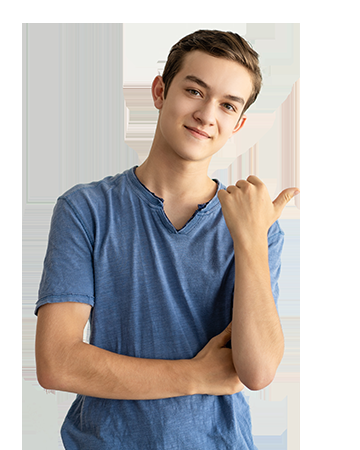
#> input picture mv/test.png, 360 x 450 px
$ python cartoonize.py
#> lines starting #> are read from the running program, lines starting #| are printed output that depends on the picture; after the words box and inside, x2 and y2 are one past the last pixel; in counts of white or black regions, pixels touching at a corner belong together
import cv2
import scipy
from scipy import stats
import numpy as np
from collections import defaultdict

class CartoonEffect:
    def __init__(self):
        self.kernel = np.ones((2, 2), np.uint8)
        self.alpha = 0.001
        self.N = 80
        self.C = [np.array([128])] * 3

    def update_c(self, C, hist):
        while True:
            # Group histogram values based on the closest centroid
            groups = defaultdict(list)
            for i in range(len(hist)):
                if hist[i] == 0:
                    continue
                d = np.abs(C - i)
                index = np.argmin(d)
                groups[index].append(i)

            new_C = np.array(C)
            # Calculate new centroids based on grouped histogram values
            for i, indice in groups.items():
                if np.sum(hist[indice]) == 0:
                    continue
                new_C[i] = int(np.sum(indice * hist[indice]) / np.sum(hist[indice]))

            # If centroids have converged, break the loop
            if np.sum(new_C - C) == 0:
                break
            C = new_C

        return C, groups

    def K_histogram(self, hist):
        C = np.array([128])

        while True:
            # Update centroids and group histogram values
            C, groups = self.update_c(C, hist)

            new_C = set()
            # Determine new centroids by analyzing histogram distribution
            for i, indice in groups.items():
                if len(indice) < self.N:
                    new_C.add(C[i])
                    continue

                z, pval = stats.normaltest(hist[indice])
                if pval < self.alpha:
                    left = 0 if i == 0 else C[i - 1]
                    right = len(hist) - 1 if i == len(C) - 1 else C[i + 1]
                    delta = right - left
                    if delta >= 3:
                        c1 = (C[i] + left) / 2
                        c2 = (C[i] + right) / 2
                        new_C.add(c1)
                        new_C.add(c2)
                    else:
                        new_C.add(C[i])
                else:
                    new_C.add(C[i])

            # If the number of centroids remains unchanged, break the loop
            if len(new_C) == len(C):
                break
            else:
                C = np.array(sorted(new_C))
        return C

    def apply_cartoon_effect(self, img_path):
        # Read the image
#> called with img_path = 'test.png'
        img = cv2.imread(img_path)
#> img is the input picture: shape (450, 360, 3); mean B, G, R 179.9, 180.6, 184.9

        # Apply bilateral filtering to smooth the image while preserving edges
        output = np.array(img)
        x, y, c = output.shape
#> x = 450; y = 360; c = 3
        for i in range(c):
            output[:, :, i] = cv2.bilateralFilter(output[:, :, i], 5, 150, 150)

        # Detect edges using Canny edge detector
        edge = cv2.Canny(output, 100, 200)
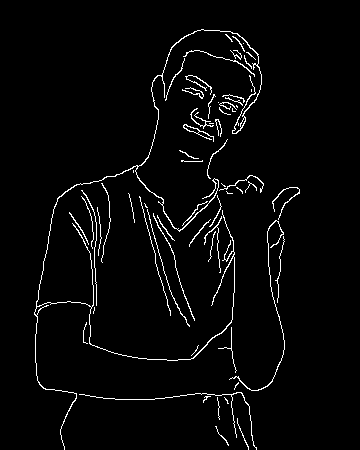
#> edge: shape (450, 360); 3% white in thin lines or dots, all inside (x1, y1, x2, y2) = (34, 29, 300, 450)

        # Convert image to HSV color space
        output = cv2.cvtColor(output, cv2.COLOR_RGB2HSV)
#> output: shape (450, 360, 3); mean H, S, V 49.1, 52.4, 197.5

        hists = []
        # Compute histograms for each channel (Hue, Saturation, Value)
        hist, _ = np.histogram(output[:, :, 0], bins=np.arange(180 + 1))
#> hist = 180 values, max 42054 at index 0, min 0 at index 28, mean 900
        hists.append(hist)
        hist, _ = np.histogram(output[:, :, 1], bins=np.arange(256 + 1))
#> hist = 256 values, max 41967 at index 0, min 0 at index 218, mean 632.8
        hists.append(hist)
        hist, _ = np.histogram(output[:, :, 2], bins=np.arange(256 + 1))
#> hist = 256 values, max 41029 at index 255, min 0 at index 0, mean 632.8
        hists.append(hist)

        # Perform K-Means clustering for each histogram
        for i, h in enumerate(hists):
            self.C[i] = self.K_histogram(h)
#> this loop made 3 passes
#> after the loop, self.C = [[6, 75, 106], [2, 22, 65, 93, 111, 125, 141, 171], [56, 107, 152, 204, 247]]

        output = output.reshape((-1, c))
        for i in range(c):
            channel = output[:, i]
            # Map pixel values to the closest centroids for each channel
            index = np.argmin(np.abs(channel[:, np.newaxis] - self.C[i]), axis=1)
            output[:, i] = self.C[i][index]

        output = output.reshape((x, y, c))
#> output: shape (450, 360, 3); mean H, S, V 48.3, 52.2, 196.9
        output = cv2.cvtColor(output, cv2.COLOR_HSV2RGB)
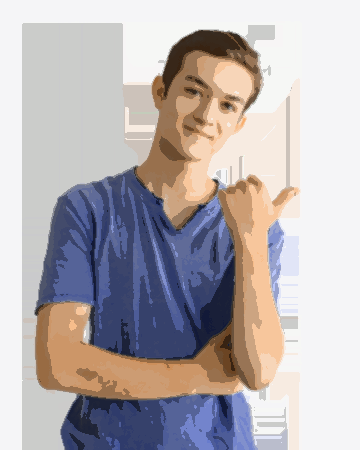
#> output: shape (450, 360, 3); mean B, G, R 178.9, 176.6, 183.4

        # Draw contours on the output image
        contours, _ = cv2.findContours(edge, cv2.RETR_EXTERNAL, cv2.CHAIN_APPROX_NONE)
#> contours = 63 contours, 54 with area under 20; largest, box (x1, y1, x2, y2) and area: (34, 29, 262, 450) 341, (183, 124, 214, 142) 74, (229, 220, 285, 391) 46, (272, 187, 300, 220) 28, (153, 213, 195, 321) 25
        cv2.drawContours(output, contours, -1, 0, thickness=1)
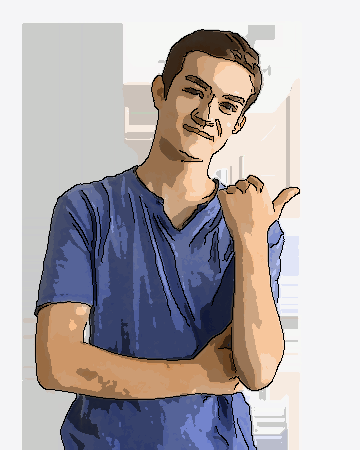
#> output: shape (450, 360, 3); 2.98% of pixels changed, all inside (x1, y1, x2, y2) = (34, 29, 300, 450)

        # Apply erosion to reduce the thickness of lines
        for i in range(3):
            output[:, :, i] = cv2.erode(output[:, :, i], self.kernel, iterations=1)
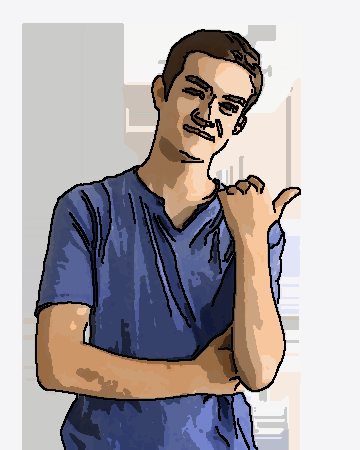
#> output: shape (450, 360, 3); 13.74% of pixels changed, all inside (x1, y1, x2, y2) = (20, 21, 303, 450)

        return output

if __name__ == "__main__":
    # Create an instance of the CartoonEffect class
    cartoon_effect = CartoonEffect()

    # Apply the cartoon effect to the input image and save the result
    output_image = cartoon_effect.apply_cartoon_effect("test.png")
    cv2.imwrite("cartoon.jpg", output_image)
